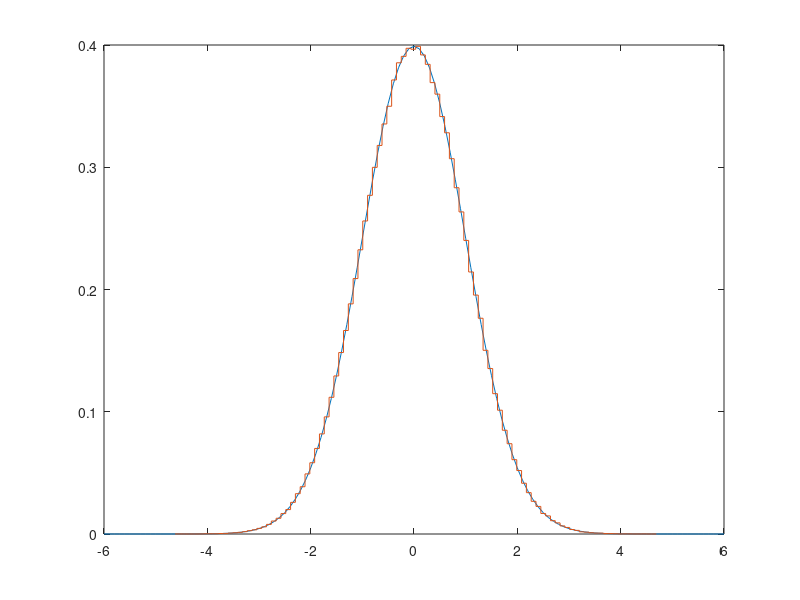

This figure's MATLAB source:
clc;
clear;

pkg load statistics;
n = 1e6;
m = 1e2;


x = sort(randn(1, n));
y = hist(x, m);
y = y / n;

step = (x(n) - x(1)) / m
f = y / step

[stx, sty] = stairs(x(1) : step : x(end), [f, f(end)]);
plot(-6:0.1:6, normpdf(-6:0.1:6), stx, sty)